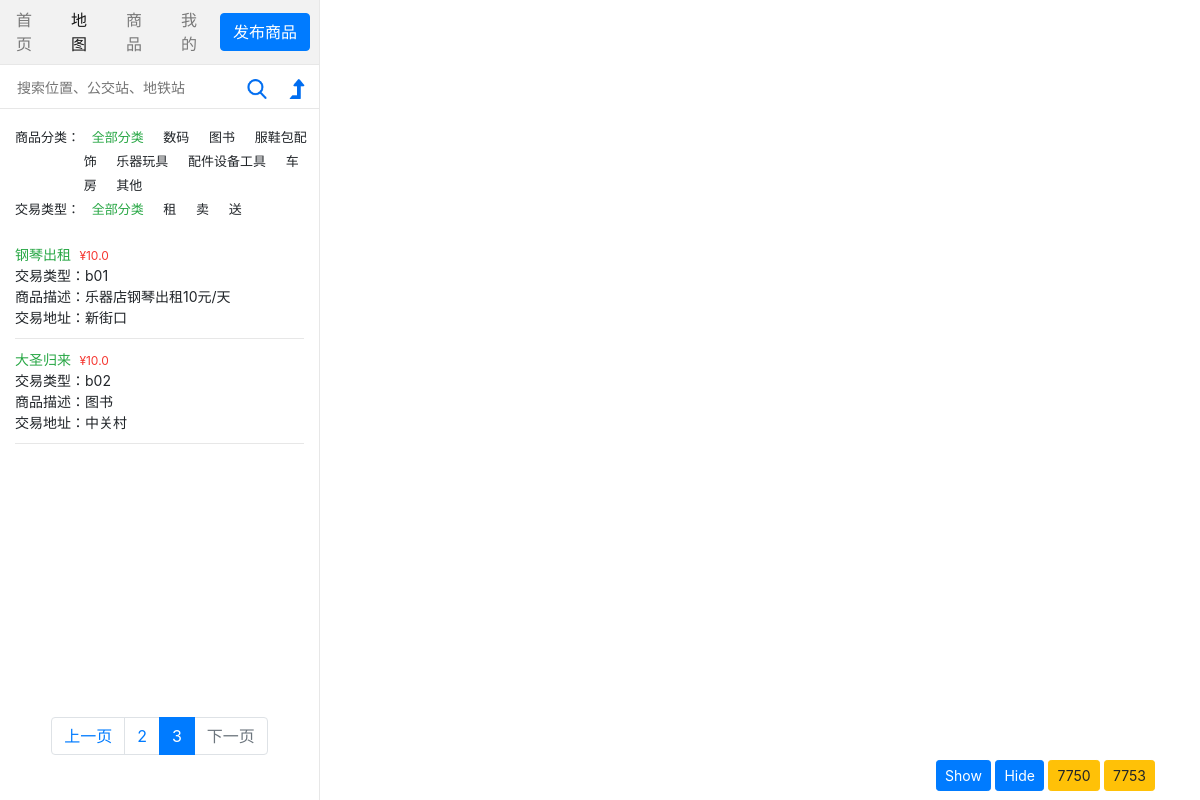
/goods/map/?page=3, run on the app's committed database.
### goods/models.py (models this page shows)
class Goods_detail(models.Model):
    Detail_Cat = {
        ('c01', '数码产品'),
        ('c02', '图书'),
        ('c03', '服鞋包配饰'),
        ('c04', '乐器玩具'),
        ('c05', '配件设备工具'),
        ('c06', '车房'),
        ('c0', '其他')
    }
    Large_Cat = (
        ('b01', '租'),
        ('b02', '卖'),
        ('b03', '送')
    )
    title = models.CharField(max_length=20)
    description = models.CharField(max_length=200)
    category = models.CharField(max_length=20, choices=Detail_Cat)
    large_category = models.CharField(max_length=10, choices=Large_Cat)
    price = models.FloatField()
    phone = models.CharField(max_length=20)
    pub_date = models.DateTimeField(default=django.utils.timezone.now)
    address = models.CharField(max_length=100)
    img_1 = models.ImageField(default="img_upload/001.png", upload_to="img_upload")
    img_2 = models.ImageField(default="img_upload/001.png", upload_to="img_upload")
    img_3 = models.ImageField(default="img_upload/001.png", upload_to="img_upload")
    coordinate_x = models.FloatField()
    coordinate_y = models.FloatField()
    class Meta:
        db_table = 'goods_detail'

### goods/views.py (the view)
# urls.py: path('map/', views.map, name='map'),
def map(request):
    if request.method == 'POST':
        upload_good(request)
    latest_good_list = Goods_detail.objects.order_by('-pub_date')
    paginator = Paginator(latest_good_list, 5)
    page = request.GET.get('page', 1)
    try:
        contacts = paginator.page(page)
    except PageNotAnInteger:
        contacts = paginator(1)
    except EmptyPage:
        contacts = paginator.page(paginator.num_pages)
    return render(request, 'goods/map.html', {"contacts": contacts})

### goods/templates/goods/map.html (shortened to what this page needs)
{% load static %}
<!DOCTYPE html>
<html>
<head>
    <link rel="stylesheet" href="https://stackpath.bootstrapcdn.com/bootstrap/4.1.3/css/bootstrap.min.css">
    <link rel="stylesheet" href="http://www.minedata.cn//minemapapi/v2.0.0/minemap.css">
    <link rel="stylesheet" href="{% static 'goods/map.css' %}">
</head>
<body>
<div class="container-left">
    <nav class="navbar navbar-expand-md navbar-light bg-light">
        <a class="nav-link" href="javascript:void(0)">首页</a>
        <a class="nav-link active" href="http://127.0.0.1:8000/goods/map">地图</a>
        <a class="nav-link" target="_blank" href="http://127.0.0.1:8000/goods/product">商品</a>
        <a class="nav-link" target="_blank" href="javascript:void(0)">我的</a>
        <button type="button" id="publish" class="btn btn-primary" data-toggle="modal" data-target="#exampleModalCenter" style="white-space: normal">发布商品</button>
    </nav>
    <div id="content">
        <section id="search">
            <input type="text" id="searchText" class="input_it" placeholder="搜索位置、公交站、地铁站">
            <i class="search_img" id="searchbtn">
                <img class="img-responsive imgbtn" src="{% static 'goods/images/search.png' %}">
            </i>
            <i class="search_img" id="navarrow">
                <img class="img-responsive imgbtn" src="{% static 'goods/images/level-up.png' %}">
            </i>
        </section>
    </div>
    <div id="product_list">
        <div class="checkbox_top">
            <label>商品分类：</label>
            <div class="list_cat">
                <a class="checked_a" id="c00" href="javascript:void(0)">全部分类</a>
                <a href="http://127.0.0.1:8000/goods/map/c01" id="c01">数码</a>
                <a href="http://127.0.0.1:8000/goods/map/c02" id="c02">图书</a>
                <a href="http://127.0.0.1:8000/goods/map/c03" id="c03">服鞋包配饰</a>
                <a href="http://127.0.0.1:8000/goods/map/c04" id="c04">乐器玩具</a>
                <a href="http://127.0.0.1:8000/goods/map/c05" id="c05">配件设备工具</a>
                <a href="http://127.0.0.1:8000/goods/map/c06" id="c06">车房</a>
                <a href="http://127.0.0.1:8000/goods/map/c07" id="c07">其他</a>
            </div>
        </div>
        <div class="checkbox_top">
            <label>交易类型：</label>
            <div class="list_cat">
                <a class="checked_a" id="b00" href="javascript:void(0)">全部分类</a>
                <a href="http://127.0.0.1:8000/goods/map/b01" id="b01">租</a>
                <a href="http://127.0.0.1:8000/goods/map/b02" id="b02">卖</a>
                <a href="http://127.0.0.1:8000/goods/map/b03" id="b03">送</a>
            </div>
        </div>
        <div id="goodlist">
            <ul>
                {% for good in contacts.object_list %}
                    <li id={{ good.id }} class="good_list">
                        <div style="cursor: pointer;" class="good_general">
                            <p><span class="good-title">{{ good.title }}</span><span class="price">	&#165;{{ good.price }}</span></p>
                            <p>交易类型：<span class="large-category">{{ good.large_category }}</span></p>
                            <p>商品描述：<span class="description">{{ good.description }}</span></p>
                            <p>交易地址：<span class="address">{{ good.address }}</span></p>
                        </div>
                    </li>
                {% endfor %}
            </ul>
        </div>
        <nav aria-label="Page navigation example">
            <ul class="pagination justify-content-center">
                {% if contacts.has_previous %}
                    <li class="page-item">
                        <a class="page-link" href="?page={{ contacts.previous_page_number }}" tabindex="-1">上一页</a>
                    </li>
                    <li class="page-item">
                        <a class="page-link" href="?page={{ contacts.previous_page_number }}">{{ contacts.previous_page_number }}
                        </a>
                    </li>
                {% else %}
                    <li class="page-item disabled">
                        <a class="page-link" href="javascript:void(0)" tabindex="-1">上一页</a>
                    </li>
                {% endif %}
                <li class="page-item active" id="active_num">
                    <a class="page-link" href="?page={{ contacts.number }}">{{ contacts.number }}</a>
                </li>
                {% if contacts.has_next %}
                    <li class="page-item" >
                        <a class="page-link" href="?page={{ contacts.next_page_number }}">{{ contacts.next_page_number  }}</a>
                    </li>
                    <li class="page-item">
                        <a class="page-link" href="?page={{ contacts.next_page_number  }}">下一页</a>
                    </li>
                {% else %}
                    <li class="page-item disabled">
                        <a class="page-link" href="javascript:void(0)">下一页</a>
                    </li>
                {% endif %}
            </ul>
        </nav>
    </div>
</div>
<div id="map" class="minemap-map mode-simple_select mouse-none">
    <div id="buttons">
        <button id="show-listings" class="btn btn-primary btn-sm">Show</button>
        <button id="hide-listings" class="btn btn-primary btn-sm">Hide</button>
        <button onclick="toggle(7750)" class="btn btn-warning btn-sm">7750</button>
        <button onclick="toggle(7753)" class="btn btn-warning btn-sm">7753</button>
    </div>
</div>
</body>
</html>

### goods/static/goods/map.css (style rules this page uses)
html,body { height:100%; margin:0; padding:0; }
.navbar { padding: 0!important; }
.bg-light { background-color: #f2f2f2!important; }
.navbar a { color: rgba(0,0,0,.5); width: 55px; }
.navbar a.active { color: rgba(0,0,0,.9); }
#map { bottom:0; height:100%; left:320px; position: absolute; right:0; }
.container-left { height:100%; width:320px; position: relative; border-right:1px solid #e7e7e7; }
#content { position: relative; }
ul { padding: 0; }
li { list-style: none; }
img { cursor: pointer; }
#search { box-sizing: border-box; height:45px; line-height: 45px; border-top: 1px solid #e7e7e7; border-bottom: 1px solid #e7e7e7; }
#searchText { font-size:14px; height: 25px; width: 220px; border:none; margin-left: 15px; }
.search_img { display: inline-block; height: 45px; width: 35px; text-align: center; }
.imgbtn { display: inline-block; height: 20px; width: 20px; margin: 0 auto; }
#buttons { position: absolute; bottom: 9px; right: 45px; z-index: 2; }
#goodlist { height: calc(100vh - 317px); margin-top: 5px; overflow: auto; }
#goodlist p { margin: 0; white-space: nowrap; overflow: hidden; text-overflow: ellipsis; }
#goodlist ul li { margin: 0px 15px; padding: 10px 0; border-bottom: 1px solid #e7e7e7; }
.good-title { color: #28a745; font-size: 14px; }
.checkbox_top { font-size: 13px; padding-left: 15px; line-height: 24px; }
.list_cat { display: inline-block; width: 230px; vertical-align: top; }
.list_cat a { padding: 0 8px; text-decoration: none; color: #212529; }
.checked_a { color: #28a745 !important; }
.good_list p { font-size: 14px; }
.price { color: #f53731; font-size: 12px; padding-left: 5px; }

### data on the page
Goods_detail: title "钢琴出租", price "10.0", large_category "b01", description "乐器店钢琴出租10元/天", address "新街口"
Goods_detail: title "大圣归来", price "10.0", large_category "b02", description "图书", address "中关村"

### other printed values
{{ contacts.previous_page_number }} "2"
{{ contacts.number }} "3"
